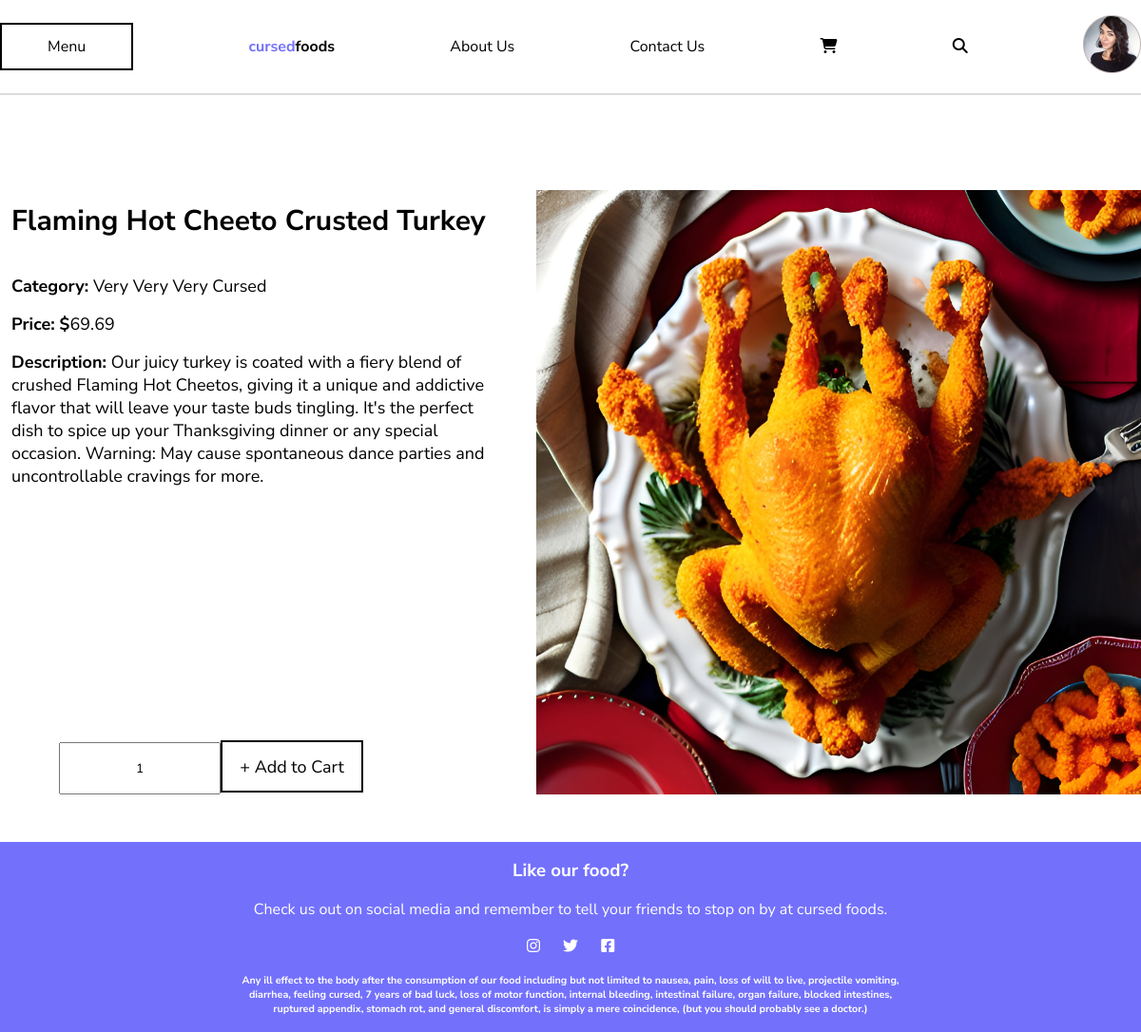
The page /menu-details.php?id=13 on the database its author committed.
### tables this page shows
CREATE TABLE `items` (
  `item_id` int(11) NOT NULL,
  `category_id` int(11) NOT NULL,
  `date_added` date DEFAULT NULL,
  `item_name` varchar(250) NOT NULL,
  `item_price` decimal(10,2) NOT NULL,
  `description` varchar(500) NOT NULL,
  `image` varchar(100) NOT NULL
);

CREATE TABLE `categories` (
  `category_id` int(11) NOT NULL,
  `category_name` varchar(250) NOT NULL
);

### menu-details.php (the view, shortened to what this page needs)
<?php
include 'includes/header.php';
include 'includes/database.php';
$item_id = filter_input(INPUT_GET, 'id', FILTER_SANITIZE_NUMBER_INT);
$sql = "
SELECT i.item_id, i.item_name, i.item_price, i.description, i.image, c.category_name
FROM items as i
INNER JOIN categories as c
ON i.category_id = c.category_id
WHERE i.item_id = $item_id
";
$query = $conn->query($sql);
?>
<section class="details">
        <?php
        while (($row = $query->fetch_assoc()) !== null) {
            echo "<div class='item-desc'>";
            echo "<h1 id='detailHeader'>", $row['item_name'], "</h1>";
            echo "<p class='category'><span>Category: </span>", $row['category_name'], "</p>";
            echo "<p class='price'><span>Price: </span><span>$</span>", $row['item_price'], "</p>";
            echo "<p class='desc'>";
            echo "<span>Description: </span>", $row['description'], "</p>";
            echo "<div class='item-quantity'>";
            echo "<form action='addtocart.php?id=5' method='get'>";
            echo "<input class='item-number' name='qty' type='number' value='1' />";
            echo "<button class='addBtn' type='submit'>+ Add to Cart</button>";
            echo "</form>";
            echo "</div>";
            echo "</div>";
            echo "<img src='images/", $row['image'], "' alt='' />";
          }
        ?>
</section>
<?php
include 'includes/footer.php'
?>

### css/styles.css (style rules this page uses)
* { margin: 0; padding: 0; box-sizing: border-box; }
html, body { height: 100%; }
.details { display: flex; justify-content: space-between; margin-top: 100px; }
.item-desc { width: 45%; padding: 12px; position: relative; }
#detailHeader { font-size: 30px; margin-bottom: 36px; }
.item-desc span { font-weight: bolder; }
.item-desc p { font-size: 18px; }
.category { margin-bottom: 16px; }
.price { margin-bottom: 16px; }
.desc { margin-bottom: 60px; }
.details img { width: 53%; min-height: 400px; object-fit: cover; }
.item-quantity { position: absolute; bottom: 0; display: flex; align-items: center; }
.addBtn { width: 150px; height: 55px; border: 2px solid black; background-color: transparent; cursor: pointer; font-size: 18px; font-family: 'Nunito Sans', sans-serif; }
.item-number { height: 55px; text-align: center; font-family: 'Nunito Sans', sans-serif; margin-left: 50px; padding-left: 15px; }

### rows shown on the page
items: item_name "Flaming Hot Cheeto Crusted Turkey", category.category_name "Very Very Very Cursed", item_price "69.69", description "Our juicy turkey is coated with a fiery blend of crushed Flaming Hot Cheetos, giving it a unique and addictive flavor that will leave your taste buds tingling. It's the perfect dish to spice up your Thanksgiving dinner or any special occasion. Warning: May cause spontaneous dance parties and uncontrollable cravings for more.", image (picture)
